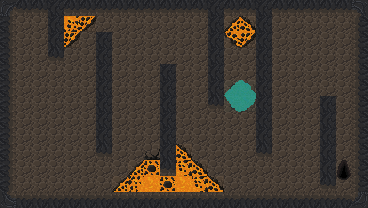

Below is a game level as drawn by its tile map, then a one-line description and the .tmx file that defines it, in full:
An orthogonal 23x13 tile map with 16x16 px tiles, 2 tile layers (Tile Layer 1, Tile Layer 2) and 6 objects (pickaxe, rock, lava_blob, level_exit, player_spawn, ...).

<map version="1.10" tiledversion="1.10.2" orientation="orthogonal" renderorder="right-down" width="23" height="13" tilewidth="16" tileheight="16" infinite="0" nextlayerid="4" nextobjectid="8">
 <tileset firstgid="1" source="cave_crawler_v2.tsx" />
 <layer id="1" name="Tile Layer 1" width="23" height="13">
  <data encoding="csv">
1610612847,110,110,95,110,110,110,110,110,110,110,110,110,95,110,110,95,110,110,110,110,110,111,
1610612846,61,61,95,46,46,61,61,61,61,61,61,61,95,46,46,95,61,61,61,61,61,2684354670,
1610612846,61,61,95,46,61,95,61,61,61,61,61,61,95,46,46,95,61,61,61,61,61,2684354670,
1610612846,61,61,110,61,61,95,61,61,61,61,61,61,95,61,61,95,61,61,61,61,61,2684354670,
1610612846,61,61,61,61,61,95,61,61,61,95,61,61,95,61,61,95,61,61,61,61,61,2684354670,
1610612846,61,61,61,61,61,95,61,61,61,95,61,61,95,67,67,95,61,61,61,61,61,2684354670,
1610612846,61,61,61,61,61,95,61,61,61,95,61,61,110,67,67,95,61,61,61,95,61,2684354670,
1610612846,61,61,61,61,61,95,61,61,61,95,61,61,61,61,61,95,61,61,61,95,61,2684354670,
1610612846,61,61,61,61,61,95,61,61,61,95,61,61,61,61,61,95,61,61,61,95,61,2684354670,
1610612846,61,61,61,61,61,110,61,61,78,95,46,61,61,61,61,110,61,61,61,95,61,2684354670,
1610612846,61,61,61,61,61,61,61,46,46,110,46,46,61,61,61,61,61,61,61,95,61,2684354670,
1610612846,61,61,61,61,61,61,46,46,46,47,46,46,46,61,61,61,61,61,61,110,61,2684354670,
3221225583,3221225582,3221225582,3221225582,3221225582,3221225582,3221225582,3221225582,3221225582,3221225582,3221225582,3221225582,3221225582,3221225582,3221225582,3221225582,3221225582,3221225582,3221225582,3221225582,3221225582,3221225582,2684354671
</data>
 </layer>
 <layer id="3" name="Tile Layer 2" width="23" height="13">
  <data encoding="csv">
0,0,0,0,0,0,0,0,0,0,0,0,0,0,0,0,0,0,0,0,0,0,0,
0,0,0,0,33,107,0,0,0,0,0,0,0,0,91,92,0,0,0,0,0,0,0,
0,0,0,0,107,0,0,0,0,0,0,0,0,0,106,107,0,0,0,0,0,0,0,
0,0,0,0,0,0,0,0,0,0,0,0,0,0,0,0,0,0,0,0,0,0,0,
0,0,0,0,0,0,0,0,0,0,0,0,0,0,0,0,0,0,0,0,0,0,0,
0,0,0,0,0,0,0,0,0,0,0,0,0,0,93,94,0,0,0,0,0,0,0,
0,0,0,0,0,0,0,0,0,0,0,0,0,0,108,109,0,0,0,0,0,0,0,
0,0,0,0,0,0,0,0,0,0,0,0,0,0,0,0,0,0,0,0,0,0,0,
0,0,0,0,0,0,0,0,0,0,0,0,0,0,0,0,0,0,0,0,0,0,0,
0,0,0,0,0,0,0,0,0,0,0,92,0,0,0,0,0,0,0,0,0,0,0,
0,0,0,0,0,0,0,0,91,17,0,3,92,0,0,0,0,0,0,0,0,66,0,
0,0,0,0,0,0,0,91,1,0,17,0,3,92,0,0,0,0,0,0,0,81,0,
0,0,0,0,0,0,0,0,0,0,0,0,0,0,0,0,0,0,0,0,0,0,0
</data>
 </layer>
 <objectgroup id="2" name="Object Layer 1">
  <object id="1" name="pickaxe" x="241.08" y="66.45">
   <point />
  </object>
  <object id="2" name="rock" x="343.566" y="103.984">
   <point />
  </object>
  <object id="3" name="lava_blob" x="240.44" y="40.09">
   <point />
  </object>
  <object id="4" name="level_exit" x="343.589" y="173.471">
   <point />
  </object>
  <object id="5" name="player_spawn" x="25.5198" y="43.81">
   <point />
  </object>
  <object id="7" name="slime_monster" x="166.831" y="56.3722">
   <point />
  </object>
 </objectgroup>
</map>
